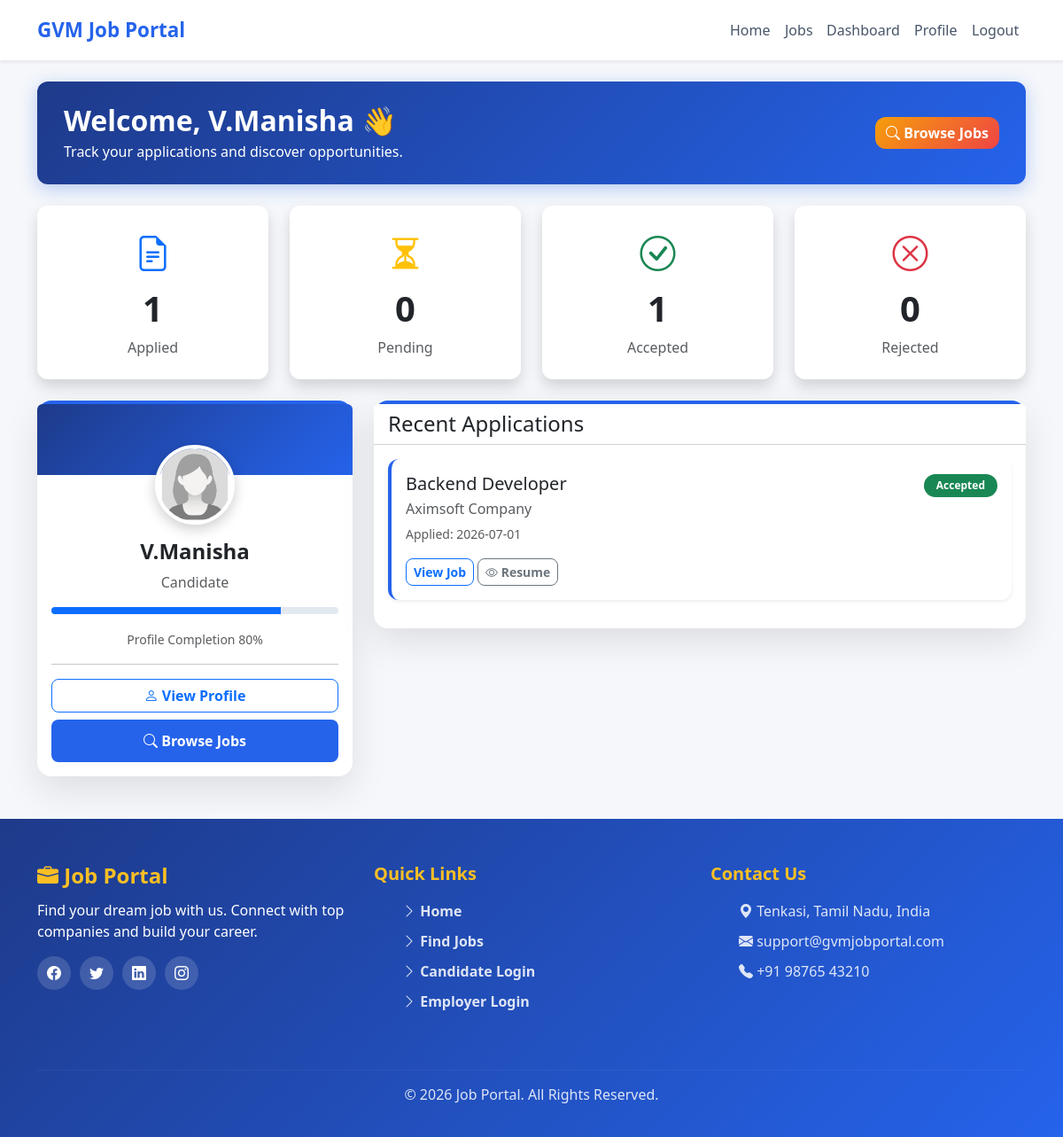
Screenshot of /candidate_dashboard (signed in) with the database file from the repository.
### tables this page shows
CREATE TABLE users(
    user_id INTEGER PRIMARY KEY AUTOINCREMENT,
    name TEXT NOT NULL,
    email TEXT UNIQUE NOT NULL,
    mobile TEXT NOT NULL,
    password TEXT NOT NULL,
    role TEXT NOT NULL,

    work_status TEXT,
    company_name TEXT,
    company_type TEXT,

    skills TEXT,
    experience TEXT,
    profile_image TEXT
, resume_file TEXT, about_company TEXT);

CREATE TABLE applications(
    application_id INTEGER PRIMARY KEY AUTOINCREMENT,
    user_id INTEGER NOT NULL,
    job_id INTEGER NOT NULL,
    resume_file TEXT,
    applied_date TIMESTAMP DEFAULT CURRENT_TIMESTAMP,
    status TEXT DEFAULT 'Pending',

    FOREIGN KEY(user_id) REFERENCES users(user_id),
    FOREIGN KEY(job_id) REFERENCES jobs(job_id),

    UNIQUE(user_id, job_id)   -- ✅ Prevent duplicates at DB level
);

CREATE TABLE jobs(
    job_id INTEGER PRIMARY KEY AUTOINCREMENT,
    employer_id INTEGER,
    company_name TEXT NOT NULL,
    job_title TEXT NOT NULL,
    location TEXT NOT NULL,
    experience TEXT,
    salary TEXT,
    skills TEXT,
    description TEXT,
    posted_date TIMESTAMP DEFAULT CURRENT_TIMESTAMP,

    FOREIGN KEY(employer_id) REFERENCES users(user_id)
);

### app.py (the view)
@app.route("/candidate_dashboard")
def candidate_dashboard():
    if "user_id" not in session:
        return redirect("/candidate_login")
    if session["role"] != "Candidate":
        return redirect("/")
    applications = get_user_applications(session["user_id"])
    applied_count  = len(applications)
    pending_count  = len([a for a in applications if a["status"] == "Pending"])
    accepted_count = len([a for a in applications if a["status"] == "Accepted"])
    rejected_count = len([a for a in applications if a["status"] == "Rejected"])
    user = get_user(session["user_id"])
    return render_template(
        "dashboard_candidate.html",
        user=user,
        applications=applications,
        applied_count=applied_count,
        pending_count=pending_count,
        accepted_count=accepted_count,
        rejected_count=rejected_count
    )

### database/application_db.py (called while the page is built)
def connect_db():
    conn = sqlite3.connect("database/database.db")
    conn.row_factory = sqlite3.Row
    return conn

def get_user_applications(user_id):
    conn = connect_db()
    cursor = conn.cursor()
    cursor.execute("""
        SELECT applications.*,
               jobs.job_title,
               jobs.company_name
        FROM applications

        JOIN jobs
        ON applications.job_id = jobs.job_id

        WHERE applications.user_id = ?

        ORDER BY application_id DESC
    """, (user_id,))
    applications = cursor.fetchall()
    conn.close()
    return applications

### database/user_db.py (called while the page is built)
def connect_db():
    conn = sqlite3.connect("database/database.db")
    conn.row_factory = sqlite3.Row
    return conn

def get_user(user_id):
    conn = connect_db()
    cursor = conn.cursor()
    cursor.execute("""
        SELECT *
        FROM users
        WHERE user_id = ?
    """, (user_id,))
    user = cursor.fetchone()
    conn.close()
    return user

### templates/dashboard_candidate.html (shortened to what this page needs)
{% extends "base.html" %}
{% block content %}
<div class="container py-4">
    <div class="welcome-banner mb-4">
        <div class="d-flex justify-content-between align-items-center flex-wrap">
            <div>
                <h2 class="fw-bold mb-1">
                    Welcome, {{ session.name }} 👋
                </h2>
                <p class="mb-0">
                    Track your applications and discover opportunities.
                </p>
            </div>
            <a href="/jobs" class="btn btn-warning mt-3 mt-lg-0">
                <i class="bi bi-search"></i>
                Browse Jobs
            </a>
        </div>
    </div>
    <div class="row g-4 mb-4">
        <div class="col-md-3">
            <div class="card shadow border-0 text-center p-4">
                <i class="bi bi-file-earmark-text fs-1 text-primary"></i>
                <h2 class="mt-2">{{ applied_count }}</h2>
                <p class="text-muted mb-0">Applied</p>
            </div>
        </div>
        <div class="col-md-3">
            <div class="card shadow border-0 text-center p-4">
                <i class="bi bi-hourglass-split fs-1 text-warning"></i>
                <h2 class="mt-2">{{ pending_count }}</h2>
                <p class="text-muted mb-0">Pending</p>
            </div>
        </div>
        <div class="col-md-3">
            <div class="card shadow border-0 text-center p-4">
                <i class="bi bi-check-circle fs-1 text-success"></i>
                <h2 class="mt-2">{{ accepted_count }}</h2>
                <p class="text-muted mb-0">Accepted</p>
            </div>
        </div>
        <div class="col-md-3">
            <div class="card shadow border-0 text-center p-4">
                <i class="bi bi-x-circle fs-1 text-danger"></i>
                <h2 class="mt-2">{{ rejected_count }}</h2>
                <p class="text-muted mb-0">Rejected</p>
            </div>
        </div>
    </div>
    <div class="row">
        <div class="col-lg-4 mb-4">
            <div class="card shadow border-0 rounded-4">
                <div class="profile-banner-small rounded-top"></div>
                <div class="card-body text-center">
                    <img src="{{ url_for('static', filename='uploads/profile/' + session.profile_image) }}"
                         class="dash-profile-img">
                    <h4 class="fw-bold mt-3">{{ session.name }}</h4>
                    <p class="text-muted">{{ session.role }}</p>
                    <div class="progress mb-3" style="height:8px;">
                        <div class="progress-bar" style="width:80%"></div>
                    </div>
                    <small class="text-muted">Profile Completion 80%</small>
                    <hr>
                    <a href="/profile" class="btn btn-outline-primary w-100 mb-2">
                        <i class="bi bi-person"></i> View Profile
                    </a>
                    <a href="/jobs" class="btn btn-primary w-100">
                        <i class="bi bi-search"></i> Browse Jobs
                    </a>
                </div>
            </div>
        </div>
        <div class="col-lg-8">
            <div class="card shadow border-0 rounded-4">
                <div class="card-header bg-white">
                    <h4 class="mb-0">Recent Applications</h4>
                </div>
                <div class="card-body">
                    {% if applications %}
                        {% for app in applications %}
                            <div class="app-card shadow-sm p-3 mb-3">
                                <div class="d-flex justify-content-between align-items-start flex-wrap">
                                    <div>
                                        <h5 class="mb-1">{{ app.job_title }}</h5>
                                        <p class="text-muted mb-1">{{ app.company_name }}</p>
                                        <small class="text-muted">Applied: {{ app.applied_date }}</small>
                                    </div>
                                    <div>
                                        {% if app.status == "Pending" %}
                                            <span class="badge bg-warning text-dark">Pending</span>
                                        {% elif app.status == "Accepted" %}
                                            <span class="badge bg-success">Accepted</span>
                                        {% else %}
                                            <span class="badge bg-danger">Rejected</span>
                                        {% endif %}
                                    </div>
                                </div>
                                <div class="mt-3">
                                    <a href="/job/{{ app.job_id }}" class="btn btn-sm btn-outline-primary">
                                        View Job
                                    </a>
                                    <a href="/view_resume_page/{{ app.resume_file }}"  class="btn btn-sm btn-outline-secondary">
                                        <i class="bi bi-eye"></i> Resume
                                    </a>
                                </div>
                            </div>
                        {% endfor %}
                    {% endif %}
                </div>
            </div>
        </div>
    </div>
</div>
{% endblock %}

### static/css/style.css (style rules this page uses)
* { margin: 0; padding: 0; box-sizing: border-box; }
body { font-family: 'Segoe UI', Tahoma, Geneva, Verdana, sans-serif; background: #f5f7fa; min-height: 100vh; display: flex; flex-direction: column; -webkit-font-smoothing: antialiased; text-rendering: optimizeLegibility; }
.card, .btn, .nav-link, i, .social-icons a { will-change: transform, box-shadow; transform: translateZ(0); transition: all 0.2s ease-in-out !important; }
.btn { font-weight: 600; border-radius: 8px; }
.card { border-radius: 12px; border: none; }

### static/css/login.css (style rules this page uses)
.card.rounded-4 { box-shadow: 0 15px 40px rgba(0,0,0,0.1) !important; border-top: 4px solid #2563eb !important; }
.btn-primary { background: #2563eb; border: none; padding: 12px; }
a { color: #2563eb; font-weight: 600; text-decoration: none; }

### static/css/dashboard.css (style rules this page uses)
.row.g-4 .card { transition: 0.3s; border-left: 5px solid #2563eb; }
.row.g-4 .card h2 { font-size: 2.5rem; font-weight: 800; }
.welcome-banner { background: linear-gradient(135deg, #1e3a8a, #2563eb); color: white; padding: 25px 30px; border-radius: 12px; box-shadow: 0 5px 20px rgba(37,99,235,0.3); }
.profile-banner-small { height: 80px; background: linear-gradient(135deg, #1e3a8a, #2563eb); }
.dash-profile-img { width: 90px; height: 90px; border-radius: 50%; object-fit: cover; border: 4px solid white; margin-top: -50px; box-shadow: 0 5px 15px rgba(0,0,0,0.2); }
.app-card { border-radius: 12px; border-left: 4px solid #2563eb !important; transition: 0.3s; }
.badge { padding: 7px 14px; border-radius: 20px; font-weight: 600; }
.progress { border-radius: 10px; background: #e2e8f0; }

### static/css/profile.css (style rules this page uses)
.btn-warning { background: linear-gradient(135deg, #f59e0b, #ef4444); border: none; color: white; border-radius: 12px; }

### rows the page displays
users: name "V.Manisha", role "Candidate"
applications: job_title "Backend Developer", company_name "Aximsoft Company", applied_date "2026-07-01", status "Accepted"

### other values shown
{{ applied_count }} "1"
{{ pending_count }} "0"
{{ accepted_count }} "1"
{{ rejected_count }} "0"
